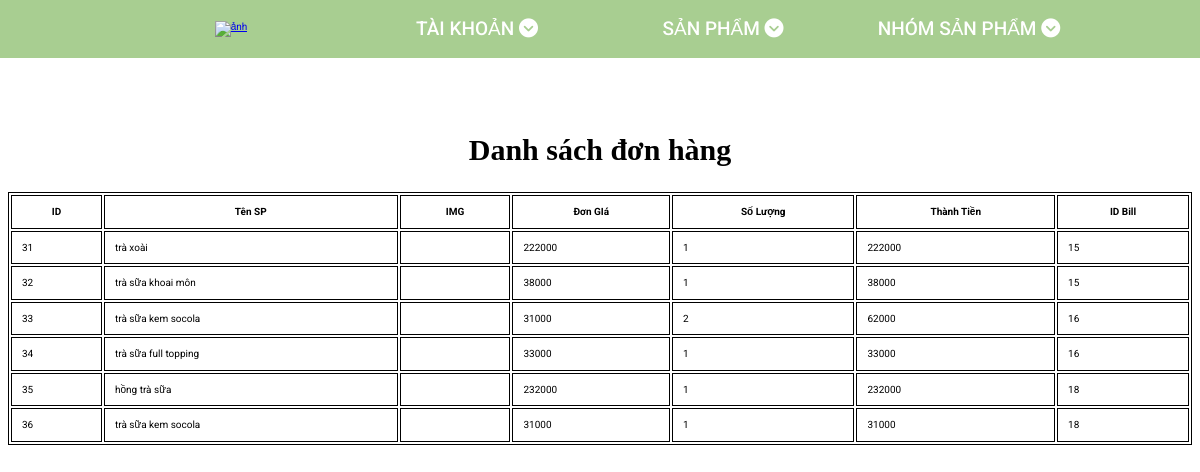
The app's page /cart_admin.php with its own data.
### tables this page shows
CREATE TABLE `cart` (
  `id` int(12) NOT NULL,
  `tensp` varchar(100) NOT NULL,
  `img` varchar(100) NOT NULL,
  `dongia` int(12) NOT NULL DEFAULT 0,
  `soluong` int(3) NOT NULL DEFAULT 0,
  `thanhtien` int(12) NOT NULL DEFAULT 0,
  `idbill` int(12) NOT NULL
);

### ketnoi.php (called while the page is built, shortened)
<?php
class ketnoi
{
    private $servername = "localhost:3308";
    private $username = "root";
    private $password = "";
    private $dbname = "vuthibacdk12cntt2";
    function __construct()
    {
        $this->conn = mysqli_connect($this->servername, $this->username, $this->password, $this->dbname);
    }
}
?>

### function_cart_admin.php (called while the page is built, shortened)
<?php
include "ketnoi.php";
class cart extends ketnoi
{
    function hienthi()
    {
        $sql = "SELECT cart.*  FROM cart inner join bill on cart.idbill = bill.id ";
        $result = mysqli_query($this->conn, $sql);
        return $result;
    }
}
?>

### cart_admin.php (the view, shortened to what this page needs)
<?php include "headerquantri.php"; ?>
<?php
include "function_cart_admin.php";
$cart = new cart();
$result = $cart->hienthi();
$count = mysqli_num_rows($result);
?>
<!DOCTYPE html>
<html lang="en">
<head>
</head>
<body>
    <div class="example">
        <div class="container">
            <div class="row">
                <h2>Danh sách đơn hàng</h2>
                <table class="table table-bordered">
                    <thead>
                        <tr>
                            <th>ID</th>
                            <th>Tên SP</th>
                            <th>IMG</th>
                            <th>Đơn GIá</th>
                            <th>Số Lượng</th>
                            <th>Thành Tiền</th>
                            <th>ID Bill</th>
                        </tr>
                    </thead>
                    <tbody>
                        <?php if ($count > 0) {
                            while ($row = mysqli_fetch_assoc($result)) { ?>
                                <tr>
                                    <td>
                                        <?PHP echo $row["id"] ?>
                                    </td>
                                    <td>
                                        <?PHP echo $row["tensp"] ?>
                                    </td>
                                    <td>
                                    </td>
                                    <td>
                                        <?PHP echo $row["dongia"] * 1000 ?>
                                    </td>
                                    <td>
                                        <?PHP echo $row["soluong"] ?>
                                    </td>
                                    <td>
                                        <?PHP echo $row["dongia"] * $row["soluong"] * 1000 ?>
                                    </td>
                                    <td>
                                        <?PHP echo $row["idbill"] ?>
                                    </td>
                                </tr>
                                <?PHP
                            }
                        } ?>
                    </tbody>
                </table>
            </div>
        </div>
    </div>
</body>
</html>

### headerquantri.php (shortened to what this page needs)
<!DOCTYPE html>
<html lang="en">
<head>
    <link rel="stylesheet" href="assets/css/grid.css">
    <link rel="stylesheet" href="assets/css/responsive.css">
    <link rel="stylesheet" href="assets/css/main.css">
    <link rel="stylesheet" href="assets/css/base.css">
    <link rel="stylesheet" href="https://cdnjs.cloudflare.com/ajax/libs/font-awesome/6.4.0/css/all.min.css" />
    <link rel="stylesheet" href="https://cdnjs.cloudflare.com/ajax/libs/normalize/8.0.1/normalize.min.css" />
</head>
<body>
    <div class="wrapper">
        <div class="manager">
            <div class="grid wide">
                <div class="manager-form">
                    <a href="#!" class="manager-logo">
                        <img style="height: 100px " src="https://sgweb.vn/wp-content/uploads/2022/12/logo-png-01.png" alt="ảnh" class="manager-logo__img">
                    </a>
                    <div class="manager-form__wrap">
                      <a href="taikhoan.php">  <h3 class="manager-form__menu-heading">Tài Khoản <i class="fa-solid fa-circle-chevron-down"></i></h3></a>
                    </div>
                    <div class="manager-form__wrap">
                      <a href="sanpham.php">  <h3 class="manager-form__menu-heading">Sản Phẩm <i class="fa-solid fa-circle-chevron-down"></i></h3><a>
                    </div>
                    <div class="manager-form__wrap">
                       <a href="sanpham_nhom.php"> <h3 class="manager-form__menu-heading">NHÓM Sản Phẩm <i class="fa-solid fa-circle-chevron-down"></i></h3></a>
                    </div>
                </div>
            </div>
        </div>
    </div>

### assets/css/grid.css (style rules this page uses)
.grid { width: 100%; display: block; padding: 0; }
.grid.wide { max-width: 1200px; margin: 0 auto; }
.row { display: flex; flex-wrap: wrap; margin-left: -4px; margin-right: -4px; }
@media (min-width: 740px) { .row { margin-left: -8px; margin-right: -8px; } }
@media (min-width: 1113px) { .row { margin-left: -12px; margin-right: -12px; } }
@media (min-width: 1024px) and (max-width: 1239px) { .wide { width: 984px; } }

### assets/css/main.css (style rules this page uses)
.container { margin-top: 40px; }

### assets/css/base.css (style rules this page uses)
:root { --green-color:#49b14d; --white-color:#fff; --black-color:#000; --header-height:180px; --header-top-height:38px; --header-center-height: 80px; --header-bottom-height:calc(var(--header-height) - (var(--header-top-height) + var(--header-center-height))) }
* { box-sizing: border-box; }
html { font-size: 62.5%; font-family: 'Roboto', sans-serif; line-height: 1.6rem; margin: 0 auto; }

### headerquantri.php (style rules this page uses)
.manager { background-color: #a8ce91; }
.manager-form { display: flex; justify-content: space-between; align-items: center; }
.manager-logo { width: 25%; height: 100%; text-align: center; }
.manager-logo__img { width: 70%; height: 60px; }
.manager-form__wrap { position: relative; cursor: pointer; width: 25%; text-align: center; line-height: 5.8rem; transition: background-color ease-in .2s; }
.manager-form__menu-heading { color:var(--white-color); font-size: 1.9rem; font-weight: 500; text-transform: uppercase; cursor: pointer; margin: 0; }
.manager-form__wrap a { text-decoration: none; }

### cart_admin.php (style rules this page uses)
.container { padding-bottom: 10px; }
.container th, .container tr, .container h2, .container td { color: black; border-color: black; }
.container th { text-align: center; border-color: black !important; }
.container h2 { text-align: center; width: 100%; padding-top: 10px; font-weight: 700; font-family: Cambria, Cochin, Georgia, Times, 'Times New Roman', serif; font-size: 30px; }
.container td { background-color: white; }
.example { padding: 0px 20px 0px 20px; }
.table { margin: 0 auto 100px; width: 1200px; }
th, td { padding: 10px !important; }
table, th, td { border: 1px solid black; }

### records on screen
cart: id "31", tensp "trà xoài", $row['dongia']*1000 "222000", soluong "1", $row["dongia"] * $row["soluong"] * 1000 "222000", idbill "15"
cart: id "32", tensp "trà sữa khoai môn", $row['dongia']*1000 "38000", soluong "1", $row["dongia"] * $row["soluong"] * 1000 "38000", idbill "15"
cart: id "33", tensp "trà sữa kem socola", $row['dongia']*1000 "31000", soluong "2", $row["dongia"] * $row["soluong"] * 1000 "62000", idbill "16"
cart: id "34", tensp "trà sữa full topping", $row['dongia']*1000 "33000", soluong "1", $row["dongia"] * $row["soluong"] * 1000 "33000", idbill "16"
cart: id "35", tensp "hồng trà sữa", $row['dongia']*1000 "232000", soluong "1", $row["dongia"] * $row["soluong"] * 1000 "232000", idbill "18"
cart: id "36", tensp "trà sữa kem socola", $row['dongia']*1000 "31000", soluong "1", $row["dongia"] * $row["soluong"] * 1000 "31000", idbill "18"
